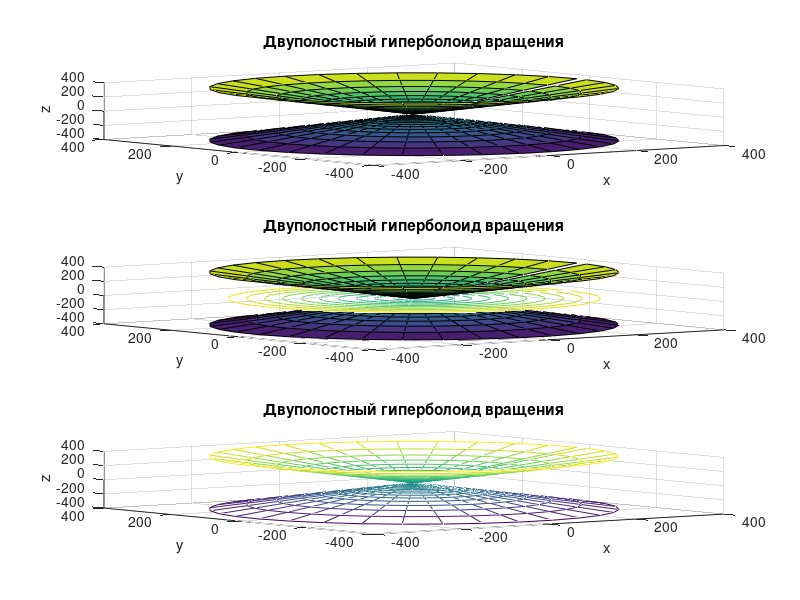

The MATLAB source for this figure:
%% % Пример 2
clear;
cla;
t=0:0.05:6*pi;
x=sin(t);
y=2*cos(t);
plot3(x, y ,t,'LineWidth', 2);
line([sin(7*pi/2),sin(7*pi/2)],[2*cos(7*pi/2)-1,2*cos(7*pi/2)+1],[7*pi/2,7*pi/2],'LineWidth', 2, 'Marker', '*');
line([sin(7*pi/2)-1,sin(7*pi/2)],[2*cos(7*pi/2),2*cos(7*pi/2)],[7*pi/2,7*pi/2],'LineWidth', 2, 'Marker', '*');
line([sin(7*pi/2),sin(7*pi/2)],[2*cos(7*pi/2),2*cos(7*pi/2)],[7*pi/2,7*pi/2],'LineWidth', 4, 'Marker', 'o', "Color",[1 0 0]);
grid on;
xlabel('X');
ylabel('Y');
zlabel('Z');
title('Пространственная спираль');
%% % Задания 1
clear;
cla;
a = input("Введите переменную a в уравнении ax+by+cz+d=0: ");
b = input("Введите переменную b в уравнении ax+by+cz+d=0: ");
c = input("Введите переменную c в уравнении ax+by+cz+d=0: ");
d = input("Введите переменную d в уравнении ax+by+cz+d=0: ");
points= -10:0.5:10;
[X, Y] = meshgrid(points, points); 


Z = -a/c.*X-b/c*Y-d/c;
surfc(X, Y, Z);
view(-38, 18);
title('ax+by+cz+d=0');
xlabel('x');
ylabel('y');
zlabel('z');
%% % Задание 2a
clear;
cla;
points= -10:0.2:10;
a = input("Введите переменную a в уравнении z=a*sin(sqrt(x^2+y^2))/sqrt(x^2+y^2): ");
[X, Y] = meshgrid(points, points); 
Z = (a.*sin(sqrt(X.^2+Y.^2)))./sqrt(X.^2+Y.^2);
subplot(2,1,2);
plot3(X,Y,Z);
title('z=a*sin(sqrt(x^2+y^2))/sqrt(x^2+y^2)');
xlabel('x');
ylabel('y');
zlabel('z');
subplot(2,1,1);
mesh(X,Y,Z);
title('z=a*sin(sqrt(x^2+y^2))/sqrt(x^2+y^2)');
xlabel('x');
ylabel('y');
zlabel('z');
%% % Задание 2b
clear;
cla;
points= -10:0.2:10;
[X, Y] = meshgrid(points, points); 
Z = -X.*sin(X)-Y.*cos(Y);
subplot(2,1,2);
plot3(X,Y,Z);
title('z=-x*sin(x)-y*cos(y)');
xlabel('x');
ylabel('y');
zlabel('z');
subplot(2,1,1);
mesh(X,Y,Z);
title('z=-x*sin(x)-y*cos(y)');
xlabel('x');
ylabel('y');
zlabel('z');
%% % Задание 3a
clear;
cla;
a = input("Введите переменную a в уравнении z=a*x*e^(-x^2-y^2): ");
points= -5:0.2:5;
[X, Y] = meshgrid(points, points); 
Z = a.*X.*exp(-X.^2-Y.^2);
subplot(3,1,1);
surf(X,Y,Z);
title('z=-x*sin(x)-y*cos(y)');
xlabel('x');
ylabel('y');
zlabel('z');
subplot(3,1,2);
surfc(X,Y,Z);
title('z=-x*sin(x)-y*cos(y)');
xlabel('x');
ylabel('y');
subplot(3,1,3);
mesh(X,Y,Z);
title('z=-x*sin(x)-y*cos(y)');
xlabel('x');
ylabel('y');
zlabel('z');
zlabel('z');
%% % Задание 3b
clear;
cla;
a = input("Введите переменную a в уравнении x=a*ch(α)cos(β); y=a*ch(α)sin(β); z=sh(α): ");
u= -5:0.2:5;
v = 0:0.2:2*pi;
[u, v] = meshgrid(u, v); 
X = a*cosh(u).*cos(v);
Y = a*cosh(u).*sin(v);
Z = sinh(u);
subplot(3,1,1);
surf(X,Y,Z);
title('Однополостный гиперболоид вращения');
xlabel('x');
ylabel('y');
zlabel('z');
subplot(3,1,2);
surfc(X,Y,Z);
title('Однополостный гиперболоид вращения');
xlabel('x');
ylabel('y');
subplot(3,1,3);
mesh(X,Y,Z);
title('Однополостный гиперболоид вращения');
xlabel('x');
ylabel('y');
zlabel('z');
zlabel('z');
%% % Задание 3d
clear;
cla;
a = input("Введите переменную a в уравнении x=a*ch(α)cos(β); y=a*sh(α)sin(β); z=c*ch(α): ");
c = input("Введите переменную a в уравнении x=a*ch(α)cos(β); y=a*sh(α)sin(β); z=c*ch(α): ");
u= 0:0.2:5;
v = 0:0.2:2*pi;
[u, v] = meshgrid(u, v); 
X = a*sinh(u).*cos(v);
Y = a*sinh(u).*sin(v);
Z = c*cosh(u);
subplot(3,1,1);
surf(X,Y,Z);
hold on;
surf(X,Y,-Z);
hold off;
title('Двуполостный гиперболоид вращения');
xlabel('x');
ylabel('y');
zlabel('z');
subplot(3,1,2);
surfc(X,Y,Z);
hold on;
surfc(X,Y,-Z);
hold off;
title('Двуполостный гиперболоид вращения');
xlabel('x');
ylabel('y');
subplot(3,1,3);
mesh(X,Y,Z);
hold on;
mesh(X,Y,-Z);
hold off;
title('Двуполостный гиперболоид вращения');
xlabel('x');
ylabel('y');
zlabel('z');
zlabel('z');